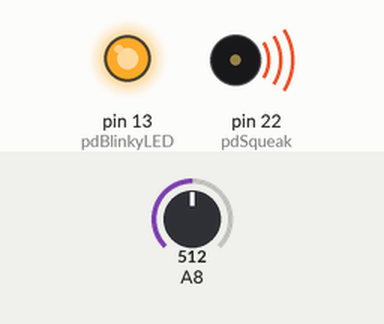
A sketch run on a simulated Arduino Mega 2560, built with avr-gcc and run on an emulated ATmega2560. On the bench: output pins drawn as LEDs (lit = HIGH), buzzer (waves = sounding). Inputs (shaded band) come from the test bench; at power-on: A8 = 512. What the sketch prints to the serial monitor is not drawn.

Above: at 7.8 s.
7.9 s: A8 set to 0
At 9.3 s:
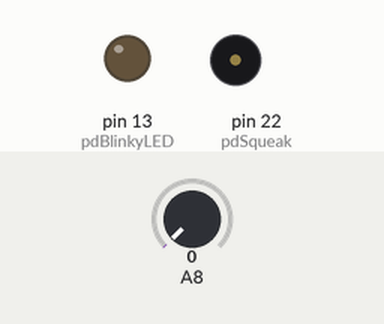
9.6 s: A8 set to 122
At 10.32 s:
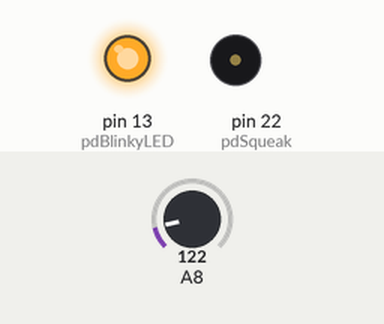
Timing chart, 0 to 18.6 s (numbered marks = the images above; inputs shaded):
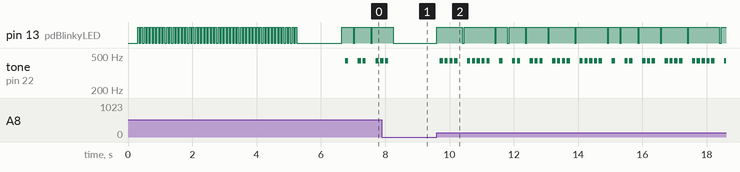

The sketch:

knock_sensor.ino
```cpp
/*
  Program: knock_sensor.ino
  Author:  Charles B. Malloch, PhD  2014-02-27
  Purpose: Demonstrate alternation of listening and sounding a piezo device
*/

const int pdBlinkyLED = 13;
const int paKnock = A8;
const int pdSqueak = 22;

const int BAUDRATE = 115200;

int threshold;

void setup () {

  pinMode ( pdBlinkyLED, OUTPUT );

  Serial.begin ( BAUDRATE );
  digitalWrite ( pdBlinkyLED, 1 );            // indicate that we're waiting for Serial
  while ( !Serial && millis() < 5000UL ) {};  // wait for serial port to open, but give up soon
  digitalWrite ( pdBlinkyLED, 0 );
  delay ( 250 );

  pinMode ( pdSqueak, INPUT);


  const long nLoops = 100L;
  unsigned long sum = 0, sum2 = 0;

  for ( int i = 0; i < nLoops; i++ ) {
    int v;
    v = maxSoundLevel ( paKnock );
    // Serial.print ( i ); Serial.print ( " " ); Serial.println ( v );
    sum += v;
    sum2 += v * v;
    digitalWrite ( pdBlinkyLED, 1 - digitalRead ( pdBlinkyLED ) );            // indicate that we're calibrating

  }
  float mean = sum / nLoops;
  float variance = sum2 / nLoops - mean * mean;
  threshold = int ( mean + 2 * sqrt ( variance ) + 1.99 );      // KLUDGE ! is this still necessary?
  Serial.print ( "nLoops: " ); Serial.println ( nLoops );
  Serial.print ( "sum: " ); Serial.println ( sum );
  Serial.print ( "sum2: " ); Serial.println ( sum2 );
  Serial.print ( "mean: " ); Serial.println ( mean );
  Serial.print ( "variance: " ); Serial.println ( variance );
  Serial.print ( "std dev: " ); Serial.println ( sqrt ( variance ) );
  Serial.print ( "threshold: " ); Serial.println ( threshold );

  digitalWrite ( pdBlinkyLED, 0 );

}

int maxSoundLevel ( int aPin ) {

  unsigned long timeStamp_ms;
  unsigned long aMoment_ms = 50;
  int vol, maxVol = 0;

  // listen for a moment
  timeStamp_ms = millis();
  while ( ( millis() - timeStamp_ms ) < aMoment_ms ) {
    vol = analogRead ( aPin );
    if ( vol > maxVol ) {
      maxVol = vol;
    }
  }
  return ( maxVol );
}

void loop () {
  static int numKnocks = 0;
  int maxVol = maxSoundLevel ( paKnock );

  if ( maxVol > threshold ) {
    if ( numKnocks < 5 ) {
      numKnocks++;
    } else {
      numKnocks = 1;
    }
    digitalWrite ( pdBlinkyLED, 1 );
    delay ( 100 );                    // delay after knock
    for ( int i = 0; i < numKnocks; i++ ) {
      tone ( pdSqueak, 440, 100 );
      delay ( 150 );                  // delay to make the next sound distinct
    }
    delay ( 100 );                    // delay to let speaker settle down after sounding
    pinMode ( pdSqueak, INPUT);
    digitalWrite ( pdBlinkyLED, 0 );
  }

  // Serial.println ( maxVol );
}
```

Measured:
- after the input at 7.9 s, pin 13 (pdBlinkyLED): goes on until 8.3 s, then stays LOW; tone on pin 22 (pdSqueak): goes on until 8.1 s, then stays silent
- by itself, tone on pin 22 (pdSqueak): plays 440 Hz for 0.10 s, 440 Hz for 0.10 s, 440 Hz for 0.10 s, 440 Hz for 0.10 s, 440 Hz for 0.05 s
